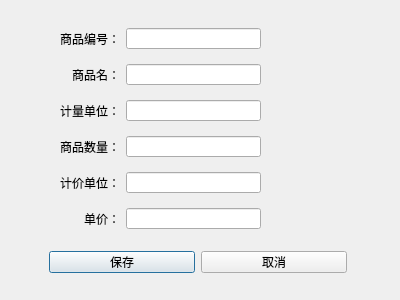
<?xml version="1.0" encoding="UTF-8"?>
<ui version="4.0">
 <class>Dlg_Wares</class>
 <widget class="QDialog" name="Dlg_Wares">
  <property name="geometry">
   <rect>
    <x>0</x>
    <y>0</y>
    <width>400</width>
    <height>300</height>
   </rect>
  </property>
  <property name="windowTitle">
   <string>Dialog</string>
  </property>
  <widget class="QWidget" name="widget" native="true">
   <property name="geometry">
    <rect>
     <x>40</x>
     <y>242</y>
     <width>316</width>
     <height>40</height>
    </rect>
   </property>
   <property name="minimumSize">
    <size>
     <width>0</width>
     <height>0</height>
    </size>
   </property>
   <property name="maximumSize">
    <size>
     <width>16777215</width>
     <height>40</height>
    </size>
   </property>
   <layout class="QGridLayout" name="gridLayout">
    <property name="leftMargin">
     <number>9</number>
    </property>
    <property name="topMargin">
     <number>9</number>
    </property>
    <property name="rightMargin">
     <number>9</number>
    </property>
    <property name="bottomMargin">
     <number>9</number>
    </property>
    <property name="spacing">
     <number>6</number>
    </property>
    <item row="0" column="0">
     <widget class="QPushButton" name="btn_save">
      <property name="text">
       <string>保存</string>
      </property>
     </widget>
    </item>
    <item row="0" column="1">
     <widget class="QPushButton" name="btn_cancel">
      <property name="text">
       <string>取消</string>
      </property>
     </widget>
    </item>
   </layout>
  </widget>
  <widget class="QWidget" name="">
   <property name="geometry">
    <rect>
     <x>40</x>
     <y>18</y>
     <width>221</width>
     <height>221</height>
    </rect>
   </property>
   <layout class="QFormLayout" name="formLayout">
    <property name="horizontalSpacing">
     <number>6</number>
    </property>
    <property name="verticalSpacing">
     <number>15</number>
    </property>
    <property name="topMargin">
     <number>10</number>
    </property>
    <property name="bottomMargin">
     <number>10</number>
    </property>
    <item row="0" column="0">
     <widget class="QLabel" name="label">
      <property name="minimumSize">
       <size>
        <width>80</width>
        <height>0</height>
       </size>
      </property>
      <property name="text">
       <string>商品编号：</string>
      </property>
      <property name="alignment">
       <set>Qt::AlignRight|Qt::AlignTrailing|Qt::AlignVCenter</set>
      </property>
     </widget>
    </item>
    <item row="0" column="1">
     <widget class="QLineEdit" name="lw_id"/>
    </item>
    <item row="1" column="0">
     <widget class="QLabel" name="label_2">
      <property name="minimumSize">
       <size>
        <width>80</width>
        <height>0</height>
       </size>
      </property>
      <property name="text">
       <string>商品名：</string>
      </property>
      <property name="alignment">
       <set>Qt::AlignRight|Qt::AlignTrailing|Qt::AlignVCenter</set>
      </property>
     </widget>
    </item>
    <item row="1" column="1">
     <widget class="QLineEdit" name="lw_name"/>
    </item>
    <item row="2" column="0">
     <widget class="QLabel" name="label_3">
      <property name="minimumSize">
       <size>
        <width>80</width>
        <height>0</height>
       </size>
      </property>
      <property name="text">
       <string>计量单位：</string>
      </property>
      <property name="alignment">
       <set>Qt::AlignRight|Qt::AlignTrailing|Qt::AlignVCenter</set>
      </property>
     </widget>
    </item>
    <item row="2" column="1">
     <widget class="QLineEdit" name="lw_stroe_unit"/>
    </item>
    <item row="3" column="0">
     <widget class="QLabel" name="label_4">
      <property name="minimumSize">
       <size>
        <width>80</width>
        <height>0</height>
       </size>
      </property>
      <property name="text">
       <string>商品数量：</string>
      </property>
      <property name="alignment">
       <set>Qt::AlignRight|Qt::AlignTrailing|Qt::AlignVCenter</set>
      </property>
     </widget>
    </item>
    <item row="3" column="1">
     <widget class="QLineEdit" name="lw_amount"/>
    </item>
    <item row="4" column="0">
     <widget class="QLabel" name="label_5">
      <property name="minimumSize">
       <size>
        <width>80</width>
        <height>0</height>
       </size>
      </property>
      <property name="text">
       <string>计价单位：</string>
      </property>
      <property name="alignment">
       <set>Qt::AlignRight|Qt::AlignTrailing|Qt::AlignVCenter</set>
      </property>
     </widget>
    </item>
    <item row="4" column="1">
     <widget class="QLineEdit" name="lw_sell_unit"/>
    </item>
    <item row="5" column="0">
     <widget class="QLabel" name="label_6">
      <property name="minimumSize">
       <size>
        <width>80</width>
        <height>0</height>
       </size>
      </property>
      <property name="text">
       <string>单价：</string>
      </property>
      <property name="alignment">
       <set>Qt::AlignRight|Qt::AlignTrailing|Qt::AlignVCenter</set>
      </property>
     </widget>
    </item>
    <item row="5" column="1">
     <widget class="QLineEdit" name="lw_price"/>
    </item>
   </layout>
  </widget>
 </widget>
 <resources/>
 <connections/>
</ui>
